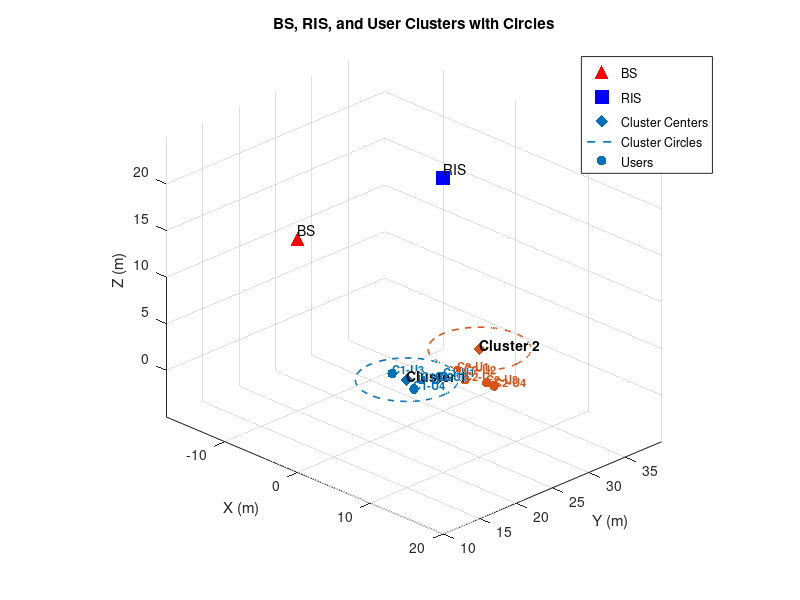

MATLAB code for this plot:
function [angles, users,distances] = calculate_angles()
    % ============================
    % Fixed BS and RIS positions
    % ============================
BS = [0, 10, 20];
RIS = [0, 30, 20];

% ============================
% Hard-coded cluster centers
% ============================
cluster_centers = [0, 25, 0;
                   0, 35, 0;
                   5, 35, 0]; % new cluster center

radii = [5,5,5]; % radius for each cluster

% ============================
% Hard-coded users per cluster (3 users each)
% ============================

%     % ----- Cluster 1 -----
    % BD is at index 5 (last user)
    users{1} = [ 2  , 28, 0;   % NOMA user 1
                 1, 26, 0;  % NOMA user 2
                 -2, 25, 0;  % NOMA user 3
                 2, 24, 0;   % NOMA user 4
                 2, 27, 0];  % BD (Backscatter Device)

    % ----- Cluster 2 -----
    % BD is at index 5 (last user)
    users{2} = [ 2, 30, 0;   % NOMA user 1
                 3, 30, 0;   % NOMA user 2
                 6, 30, 0;   % NOMA user 3
                 7, 30, 0;   % NOMA user 4
                 4, 29, 0];  % BD (Backscatter Device)



% % ----- Cluster 1 (center: [0,25,0], radius: 5m) -----
% users{1} = [ 2, 28, 0;   
%              1, 26, 0;   
%              2, 27, 0];  

% % ----- Cluster 2 (center: [0,35,0], radius: 5m) -----
% % users{2} = [ -1, 31, 0;   % User 1: North-East
% %              -1, 40, 0;   % User 2: South-West
% %              0, 31, 0];   % User 3: North-East
% % 
% % ----- Cluster 3 (center: [5,30,0], radius: 5m) -----
% users{2} = [ 4, 31, 0;   % User 1: North-East   
%              6, 30, 0;   % User 2: South-West
%              4, 29, 0];  % User 3: South-East



% ----- Define cluster centers and radii -----
cluster_centers = [0 25 0;   % Cluster 1 center
                   0 35 0;   % Cluster 2 center
                   5 30 0];  % Cluster 3 center
    radius = 5;                  % Cluster radius (meters)
    
    num_clusters = size(cluster_centers,1);
    num_users_per_cluster = 3;
    
    % ----- Generate user positions -----
    % users = cell(num_clusters,1);
    % ----- Cluster 1 (center: [0,25,0], away direction +Y) -----
% users{1} = [ -1, 20, 0;     % left
%               0,  20, 0;     % center
%               1,  20, 0];    % right
% 
% % ----- Cluster 2 (center: [0,35,0], away direction +Y) -----
% users{2} = [ -1, 40, 0;
%               0,  40, 0;
%               1,  40, 0];
% 
% % ----- Cluster 3 (center: [5,30,0], away direction +X+Y) -----
% users{3} = [ 10, 31, 0;
%               9, 32, 0;
%               7, 26, 0];

    Nclusters = length(users);
    disp(Nclusters);
    Kusers = size(users{1},1);

    % ============================
    % 1. AoD at BS (BS -> RIS)
    % ============================
    delta_BS_RIS = RIS - BS;
    angles.BS_AoD.azimuth = atan2d(delta_BS_RIS(2), delta_BS_RIS(1));
    angles.BS_AoD.elevation = atan2d(delta_BS_RIS(3), sqrt(delta_BS_RIS(1)^2 + delta_BS_RIS(2)^2));
    angles.BS_AoD.distance = norm(delta_BS_RIS);

    % ============================
    % 2. AoA at RIS
    % ============================
    angles.RIS_AoA.azimuth = mod(angles.BS_AoD.azimuth + 180, 360);
    angles.RIS_AoA.elevation = -angles.BS_AoD.elevation;
    angles.RIS_AoA.distance = angles.BS_AoD.distance;

    % ============================
    % 3. AoD at RIS -> Users
    % ============================
    for c = 1:Nclusters
        for k = 1:Kusers
            user = users{c}(k,:);
            delta_RIS_user = user - RIS;

            azimuth = atan2d(delta_RIS_user(2), delta_RIS_user(1));
            elevation = atan2d(delta_RIS_user(3), sqrt(delta_RIS_user(1)^2 + delta_RIS_user(2)^2));

            angles.RIS_AoD.clusters(c).users(k).user = sprintf('C%d-U%d', c, k);
            angles.RIS_AoD.clusters(c).users(k).azimuth = azimuth;
            angles.RIS_AoD.clusters(c).users(k).elevation = elevation;
            angles.RIS_AoD.clusters(c).users(k).distance = norm(delta_RIS_user);
        end
    end
    
    % Initialize struct array
    distances = struct();
   
    
    for c = 1:length(users)
        BD = users{c}(3, :); % BD position
        clusterDistances = struct();
        
        % Distance between each user and BD
        for u = 1:2
            user_pos = users{c}(u, :);
            d_user_BD = norm(user_pos - BD);
            clusterDistances.(['User' num2str(u) '_BD']) = d_user_BD;
        end
        
        % Optional: distance between users
        d_user1_user2 = norm(users{c}(1,:) - users{c}(2,:));
        clusterDistances.User1_User2 = d_user1_user2;
    
        % Store in main struct
        distances.(['Cluster' num2str(c)]) = clusterDistances;
    end

    % 
%     % % % % % % % % % ============================
%     % % % % % % % % 4. Visualization
%     % % % % % % % ============================
    figure; hold on; grid on; axis equal;
    xlabel('X (m)'); ylabel('Y (m)'); zlabel('Z (m)');
    title('BS, RIS, and User Clusters with Circles');

    % Plot BS and RIS
    scatter3(BS(1),BS(2),BS(3),100,'r','filled','^'); text(BS(1),BS(2),BS(3)+1,'BS');
    scatter3(RIS(1),RIS(2),RIS(3),100,'b','filled','s'); text(RIS(1),RIS(2),RIS(3)+1,'RIS');

    colors = lines(Nclusters);
    for c = 1:Nclusters
        % Cluster center
        center = cluster_centers(c,:);
        scatter3(center(1), center(2), center(3), 80, colors(c,:),'d','filled');
        text(center(1), center(2), center(3)+0.5,sprintf('Cluster %d', c),'Color','k','FontSize',10,'FontWeight','bold');

        % Draw cluster circle in XY-plane
        theta = linspace(0, 2*pi, 100);
        x_circle = center(1) + radii(c) * cos(theta);
        y_circle = center(2) + radii(c) * sin(theta);
        z_circle = center(3) * ones(size(theta));
        plot3(x_circle, y_circle, z_circle, '--','Color', colors(c,:), 'LineWidth',1.2);

        % Users
        cluster_users = users{c};
        scatter3(cluster_users(:,1), cluster_users(:,2), cluster_users(:,3), 50, colors(c,:),'filled','o');

        % Label users
        for k = 1:Kusers
            text(cluster_users(k,1), cluster_users(k,2), cluster_users(k,3)+0.5, ...
                sprintf('C%d-U%d', c, k), 'Color', colors(c,:), 'FontSize', 8, 'FontWeight','bold');
        end
    end
    legend({'BS','RIS','Cluster Centers','Cluster Circles','Users'});
    view(45,25);
    hold off;
end



% function [angles, users, distances] = calculate_angles()
%     % ============================
%     % Fixed BS and RIS positions
%     % ============================
%     BS = [0, 10, 20];
%     RIS = [0, 30, 20];

%     % ============================
%     % Hard-coded users per cluster
%     % Last user in each cluster is the BD
%     % First N-1 users are NOMA users
%     % ============================

%     % ----- Cluster 1 -----
%     % BD is at index 5 (last user)
%     users{1} = [ 2  , 28, 0;   % NOMA user 1
%                  1, 26, 0;  % NOMA user 2
%                  -2, 25, 0;  % NOMA user 3
%                  2, 24, 0;   % NOMA user 4
%                  2, 27, 0];  % BD (Backscatter Device)

%     % ----- Cluster 2 -----
%     % BD is at index 5 (last user)
%     users{2} = [ 2, 31, 0;   % NOMA user 1
%                  6, 30, 0;   % NOMA user 2
%                  6, 30, 0;   % NOMA user 3
%                  7, 30, 0;   % NOMA user 4
%                  4, 29, 0];  % BD (Backscatter Device)

%     % ============================
%     % Cluster parameters for visualization
%     % ============================
%     cluster_centers = [0, 25, 0;    % Cluster 1 center
%                        5, 30, 0];   % Cluster 2 center
%     radii = [5, 5];                  % Radius for each cluster

%     Nclusters = length(users);
    
%     % Get number of NOMA users per cluster (all except last/BD)
%     for c = 1:Nclusters
%         num_users_per_cluster(c) = size(users{c}, 1);
%         num_noma_users(c) = num_users_per_cluster(c) - 1;  % Last user is BD
%     end

%     % ============================
%     % 1. AoD at BS (BS -> RIS)
%     % ============================
%     delta_BS_RIS = RIS - BS;
%     angles.BS_AoD.azimuth = atan2d(delta_BS_RIS(2), delta_BS_RIS(1));
%     angles.BS_AoD.elevation = atan2d(delta_BS_RIS(3), sqrt(delta_BS_RIS(1)^2 + delta_BS_RIS(2)^2));
%     angles.BS_AoD.distance = norm(delta_BS_RIS);

%     % ============================
%     % 2. AoA at RIS (from BS)
%     % ============================
%     angles.RIS_AoA.azimuth = mod(angles.BS_AoD.azimuth + 180, 360);
%     angles.RIS_AoA.elevation = -angles.BS_AoD.elevation;
%     angles.RIS_AoA.distance = angles.BS_AoD.distance;

%     % ============================
%     % 3. AoD at RIS -> Users (NOMA users + BD)
%     % ============================
%     for c = 1:Nclusters
%         num_users = size(users{c}, 1);
        
%         for k = 1:num_users
%             user = users{c}(k, :);
%             delta_RIS_user = user - RIS;

%             azimuth = atan2d(delta_RIS_user(2), delta_RIS_user(1));
%             elevation = atan2d(delta_RIS_user(3), sqrt(delta_RIS_user(1)^2 + delta_RIS_user(2)^2));

%             % Determine if user is NOMA or BD
%             if k < num_users
%                 user_type = 'NOMA';
%             else
%                 user_type = 'BD';
%             end
            
%             angles.RIS_AoD.clusters(c).users(k).user_id = sprintf('C%d-%s%d', c, user_type, k);
%             angles.RIS_AoD.clusters(c).users(k).type = user_type;
%             angles.RIS_AoD.clusters(c).users(k).azimuth = azimuth;
%             angles.RIS_AoD.clusters(c).users(k).elevation = elevation;
%             angles.RIS_AoD.clusters(c).users(k).distance = norm(delta_RIS_user);
%             angles.RIS_AoD.clusters(c).users(k).position = user;
%         end
%     end

%     % ============================
%     % 4. Distance Calculations
%     % ============================
%     distances = struct();
    
%     for c = 1:Nclusters
%         cluster_users = users{c};
%         num_users = size(cluster_users, 1);
        
%         % Last user is BD
%         BD_position = cluster_users(end, :);
%         noma_positions = cluster_users(1:end-1, :);
%         num_noma = size(noma_positions, 1);
        
%         clusterDistances = struct();
        
%         % Distance between each NOMA user and BD
%         for u = 1:num_noma
%             d_noma_bd = norm(noma_positions(u, :) - BD_position);
%             clusterDistances.(sprintf('NOMA%d_to_BD', u)) = d_noma_bd;
%         end
        
%         % Distances between NOMA users (for NOMA pairing)
%         noma_distances = zeros(num_noma);
%         for u1 = 1:num_noma
%             for u2 = u1+1:num_noma
%                 d_noma_noma = norm(noma_positions(u1, :) - noma_positions(u2, :));
%                 clusterDistances.(sprintf('NOMA%d_NOMA%d', u1, u2)) = d_noma_noma;
%                 noma_distances(u1, u2) = d_noma_noma;
%             end
%         end
%         clusterDistances.noma_pairwise_matrix = noma_distances;
        
%         % Distance from RIS to BD and NOMA users
%         clusterDistances.RIS_to_BD = norm(BD_position - RIS);
%         clusterDistances.RIS_to_NOMA = zeros(1, num_noma);
%         for u = 1:num_noma
%             clusterDistances.RIS_to_NOMA(u) = norm(noma_positions(u, :) - RIS);
%         end
        
%         % Distance from BS to BD and NOMA users
%         clusterDistances.BS_to_BD = norm(BD_position - BS);
%         clusterDistances.BS_to_NOMA = zeros(1, num_noma);
%         for u = 1:num_noma
%             clusterDistances.BS_to_NOMA(u) = norm(noma_positions(u, :) - BS);
%         end
        
%         % Store in main struct
%         distances.(['Cluster' num2str(c)]) = clusterDistances;
%     end

%     % ============================
%     % 5. Visualization
%     % ============================
%     figure; hold on; grid on; axis equal;
%     xlabel('X (m)'); ylabel('Y (m)'); zlabel('Z (m)');
%     title('BS, RIS, and User Clusters with NOMA Users and BD');

%     % Plot BS and RIS
%     scatter3(BS(1), BS(2), BS(3), 100, 'r', 'filled', '^'); 
%     text(BS(1), BS(2), BS(3)+1, 'BS', 'FontSize', 10, 'FontWeight', 'bold');
    
%     scatter3(RIS(1), RIS(2), RIS(3), 100, 'b', 'filled', 's'); 
%     text(RIS(1), RIS(2), RIS(3)+1, 'RIS', 'FontSize', 10, 'FontWeight', 'bold');

%     colors = lines(Nclusters);
    
%     for c = 1:Nclusters
%         % Cluster center
%         center = cluster_centers(c, :);
%         scatter3(center(1), center(2), center(3), 80, colors(c, :), 'd', 'filled');
%         text(center(1), center(2), center(3)+0.5, sprintf('Cluster %d', c), ...
%             'Color', 'k', 'FontSize', 10, 'FontWeight', 'bold');

%         % Draw cluster circle in XY-plane
%         theta = linspace(0, 2*pi, 100);
%         x_circle = center(1) + radii(c) * cos(theta);
%         y_circle = center(2) + radii(c) * sin(theta);
%         z_circle = center(3) * ones(size(theta));
%         plot3(x_circle, y_circle, z_circle, '--', 'Color', colors(c, :), 'LineWidth', 1.2);

%         % Users
%         cluster_users = users{c};
%         num_users = size(cluster_users, 1);
        
%         % Plot NOMA users (all except last)
%         noma_users = cluster_users(1:end-1, :);
%         scatter3(noma_users(:,1), noma_users(:,2), noma_users(:,3), 50, colors(c, :), 'filled', 'o');
        
%         % Plot BD (last user) with different marker
%         BD = cluster_users(end, :);
%         scatter3(BD(1), BD(2), BD(3), 80, colors(c, :), 'filled', 'diamond');
        
%         % Label users
%         for k = 1:num_users-1  % NOMA users
%             text(cluster_users(k,1), cluster_users(k,2), cluster_users(k,3)+0.5, ...
%                 sprintf('NOMA%d', k), 'Color', colors(c, :), 'FontSize', 8, 'FontWeight', 'bold');
%         end
%         % Label BD
%         text(BD(1), BD(2), BD(3)+0.5, sprintf('BD'), ...
%             'Color', colors(c, :), 'FontSize', 9, 'FontWeight', 'bold');
%     end
    
%     legend({'BS', 'RIS', 'Cluster Centers', 'Cluster Circles', 'NOMA Users', 'BD'}, ...
%         'Location', 'best');
%     view(45, 25);
%     hold off;
    
%     % Display summary
%     fprintf('\n=== Network Configuration Summary ===\n');
%     for c = 1:Nclusters
%         fprintf('Cluster %d: %d NOMA users, 1 BD\n', c, num_noma_users(c));
%         fprintf('  BS to RIS distance: %.2f m\n', angles.BS_AoD.distance);
%         fprintf('  RIS to BD distance: %.2f m\n', distances.(['Cluster' num2str(c)]).RIS_to_BD);
%         fprintf('  BS to BD distance: %.2f m\n', distances.(['Cluster' num2str(c)]).BS_to_BD);
%     end
% end
